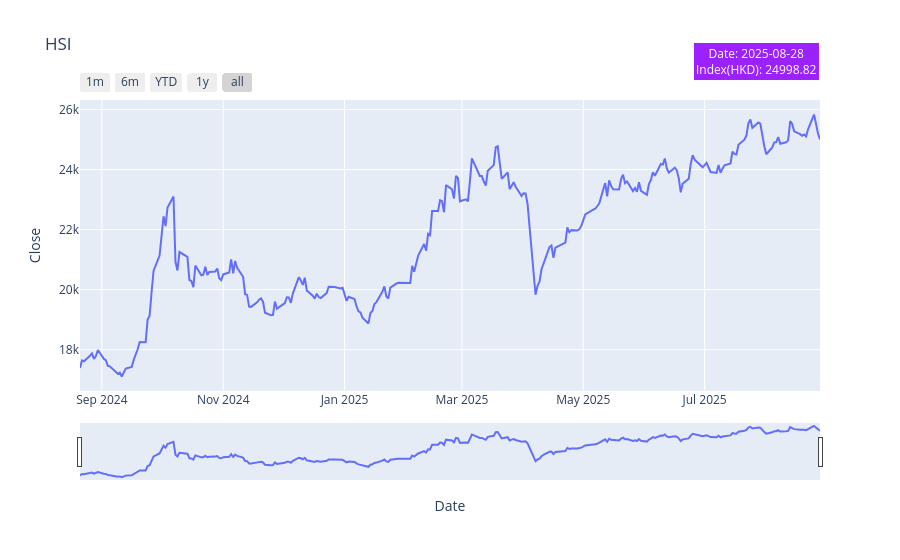

The notebook cell this image was saved under:
### Code cell
hsi_fig = px.line(hsi_df,
             x='Date', y='Close',
             title='HSI',
             labels={'Date': 'Date', 'value': 'Value'},
             )


last_date = hsi_df['Date'].iloc[0]
last_hsi = round(hsi_df['Close'].iloc[0],2)

hsi_fig.add_annotation(
    text=f"Date: {last_date.strftime('%Y-%m-%d')}<br>Index(HKD): {last_hsi}",
    xref="paper", yref="paper",
    x=1, y=1.2, 
    showarrow=False,
    bgcolor="rgba(156, 33, 315, 1)",
    borderwidth=2,
    font=dict(size=12, color="white")
)

hsi_fig.update_layout(
    xaxis_rangeslider_visible=True,
)

hsi_fig.update_xaxes(
    rangeslider_visible=True,
    rangeselector=dict(
        buttons=list([
            dict(count=1, label="1m", step="month", stepmode="backward"),
            dict(count=6, label="6m", step="month", stepmode="backward"),
            dict(count=1, label="YTD", step="year", stepmode="todate"),
            dict(count=1, label="1y", step="year", stepmode="backward"),
            dict(step="all")
        ])
    )
)

hsi_fig.show()

### Figure 1 — Plotly figure (JSON) as saved in the notebook; plotly's stock layout.template omitted (floating-point values rounded to 4 significant figures; data arrays with more than 128 entries replaced by an {"elided": "..."} marker saying what was removed)
{"data": [{"hovertemplate": "Date=%{x}<br>Close=%{y}<extra></extra>", "legendgroup": "", "line": {"color": "#636efa", "dash": "solid"}, "marker": {"symbol": "circle"}, "mode": "lines", "name": "", "orientation": "v", "showlegend": false, "type": "scatter", "x": {"elided": "251 str values"}, "xaxis": "x", "y": {"elided": "251 float values"}, "yaxis": "y"}], "layout": {"annotations": [{"bgcolor": "rgba(156, 33, 315, 1)", "borderwidth": 2, "font": {"color": "white", "size": 12}, "showarrow": false, "text": "Date: 2025-08-28<br>Index(HKD): 24998.82", "x": 1, "xref": "paper", "y": 1.2, "yref": "paper"}], "legend": {"tracegroupgap": 0}, "title": {"text": "HSI"}, "xaxis": {"anchor": "y", "domain": [0, 1], "rangeselector": {"buttons": [{"count": 1, "label": "1m", "step": "month", "stepmode": "backward"}, {"count": 6, "label": "6m", "step": "month", "stepmode": "backward"}, {"count": 1, "label": "YTD", "step": "year", "stepmode": "todate"}, {"count": 1, "label": "1y", "step": "year", "stepmode": "backward"}, {"step": "all"}]}, "rangeslider": {"visible": true}, "title": {"text": "Date"}}, "yaxis": {"anchor": "x", "domain": [0, 1], "title": {"text": "Close"}}}}
